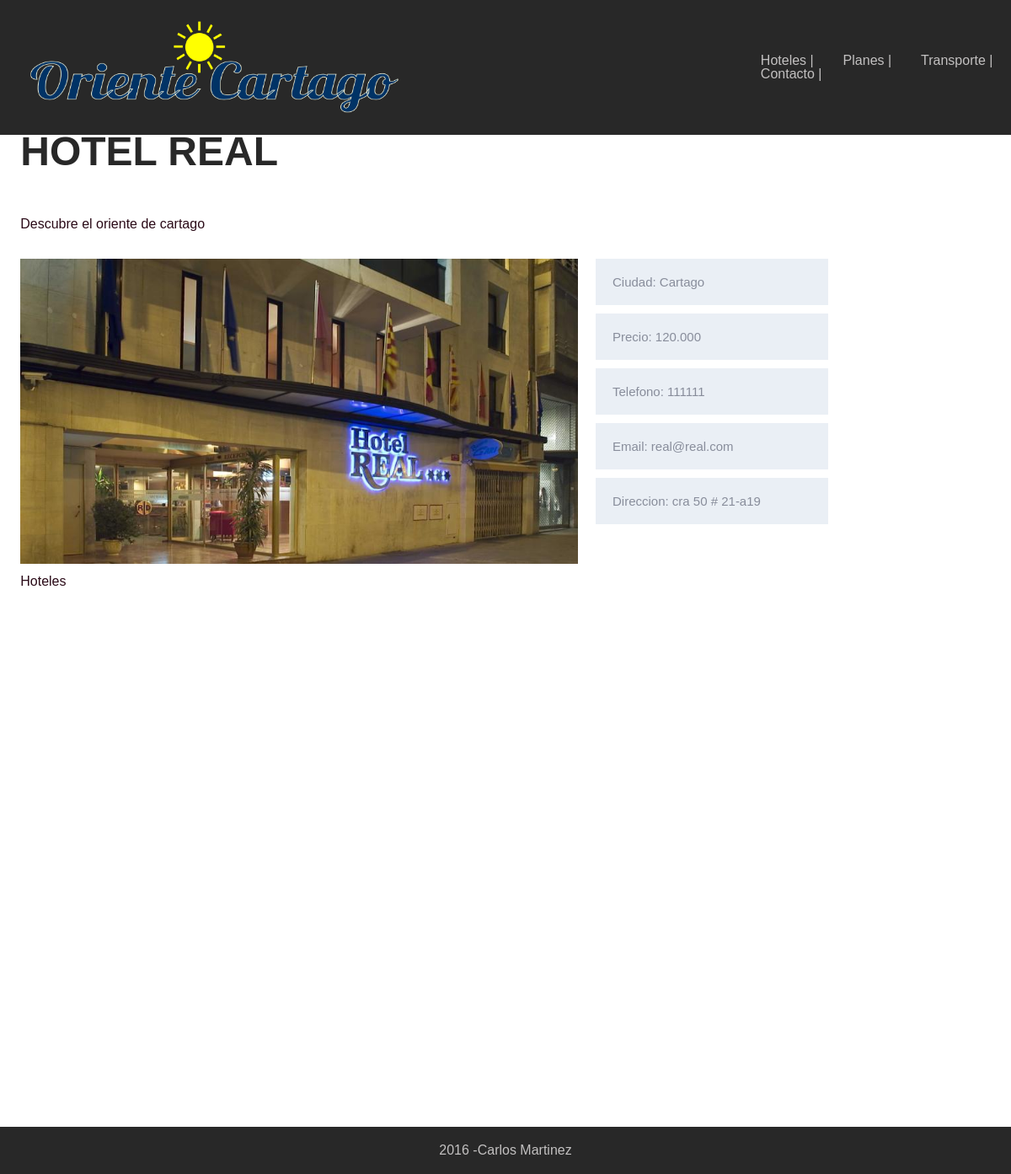
Page /hotel/2/ on the committed database.
### hotels/models.py (models this page shows)
class Hotel(models.Model):
	name = models.CharField(max_length=255)
	description = models.CharField(max_length=255)
	city = models.CharField(max_length=255)
	phone = models.IntegerField(unique=True)
	email = models.EmailField(max_length=255)
	address = models.CharField(max_length=255)
	price = models.DecimalField(max_digits=6, decimal_places=3)
	image = models.ImageField(blank=True)

### hotels/views.py (the view)
# urls.py: url(r'^hotel/(?P<pk>[0-9]+)/$', views.hotel_detail)
def hotel_detail(request, pk):
	hotel = get_object_or_404(Hotel, pk=pk)
	template = loader.get_template('hotel_detail.html')
	context = {
		'hotel': hotel
	}
	return HttpResponse(template.render(context, request))

### templates/hotel_detail.html (shortened to what this page needs)
{% load staticfiles %}
<!DOCTYPE html>
<html lang="en">
<head>
	{% load staticfiles %}
	<link rel="stylesheet" href="{% static 'css/style.css' %}">
</head>
<body>
	<header>
		<div class="container">
			<nav class="row between middle">
				<div class="col-4">
					<a href="/">
						<img src="{% static 'assets/cartago1.png' %}">
					</a>
				</div>
				<div class="col-3 end">
					<ul class="row between">
						<li class="col">
							<a href="{% url 'hotels.views.hotels' %}">Hoteles </a> |
						</li>
						<li class="col">
							<a href="{% url 'plans.views.plans' %}">Planes</a> |
						</li>
						<li class="col">
							<a href="{% url 'transports.views.transports' %}">Transporte</a> |
						</li>
						<li class="col">
							<a href="{% url 'contacts.views.new_contact' %}">Contacto</a> |
						</li>
					</ul>
				</div>
			</nav>
		</div>
	</header>
	<section class="full-height">
		<div class="container">
			<div class="row">
					<h2 class="col-12">{{ hotel.name }}</h2>
					<p class="col-12">{{ hotel.description }}</p>
			</div>
            <div class="row">
                <div class="col-7">
                	<img src="{{ hotel.image.url }}" alt="">
                </div>
                <div class="col-3">
                	<div class="row">
                		<div class="col-12 info">
                			Ciudad: {{ hotel.city}}
                		</div>
                		<div class="col-12 info">
                			Precio: {{ hotel.price}}
                		</div>
                		<div class="col-12 info">
                			Telefono: {{ hotel.phone}}
                		</div>
                		<div class="col-12 info">
                			Email: {{ hotel.email}}
                		</div>
                		<div class="col-12 info">
                			Direccion: {{ hotel.address}}
                		</div>
                	</div>
                </div>
            </div>
            <div class="row">
               	<h3 class="col-12">
               		<a class="a_" href="{% url 'hotels.views.hotels' %}">Hoteles</a>
               	</h3>
            </div>
            <div class="row">
            	<iframe src="https://www.google.com/maps/embed?pb=!1m14!1m12!1m3!1d15904.56370959305!2d-75.91654270671657!3d4.745553527883959!2m3!1f0!2f0!3f0!3m2!1i1024!2i768!4f13.1!5e0!3m2!1ses!2sco!4v1457319613057" width="600" height="450" frameborder="0" style="border:0" allowfullscreen></iframe>
            </div>
		</div>
	</section>
	<footer>
		<div class="container">
			<div class="row center">
				2016 - <a href="https://twitter.com/CarlosAM_7" target="_blank">Carlos Martinez</a>
			</div>
		</div>
	</footer>
</body>
</html>

### static/css/style.css (style rules this page uses)
html, body { color: #282828; height: 100%; font-family: sans-serif; }

### static/css/reticula.css (style rules this page uses)
.container { margin-right: auto; margin-left: auto; padding-right: 2%; padding-left: 2%; max-width: 98%; }
.row { box-sizing: border-box; display: -webkit-flex; display: -ms-flexbox; display: -webkit-box; display: flex; -webkit-flex: 0 1 auto; -ms-flex: 0 1 auto; -webkit-box-flex: 0; flex: 0 1 auto; -webkit-flex-direction: row; -ms-flex-direction: row; -webkit-box-orient: horizontal; -webkit-box-direction: normal; flex-direction: row; -webkit-flex-wrap: wrap; -ms-flex-wrap: wrap; flex-wrap: wrap; margin-right: -1%; margin-left: -1%; }
.row + .row { margin-bottom: 10px; }
.col-0, .col-1, .col-2, .col-3, .col-4, .col-5, .col-6, .col-7, .col-8, .col-9, .col-10, .col-11, .col-12 { box-sizing: border-box; -webkit-flex: 0 0 auto; -ms-flex: 0 0 auto; -webkit-box-flex: 0; flex: 0 0 auto; padding-right: 1%; padding-left: 1%; }
.col-3 { -ms-flex-preferred-size: 25%; -webkit-flex-basis: 25%; flex-basis: 25%; max-width: 25%; }
.col-4 { -ms-flex-preferred-size: 33.333%; -webkit-flex-basis: 33.333%; flex-basis: 33.333%; max-width: 33.333%; }
.col-7 { -ms-flex-preferred-size: 58.333%; -webkit-flex-basis: 58.333%; flex-basis: 58.333%; max-width: 58.333%; }
.col-12 { -ms-flex-preferred-size: 100%; -webkit-flex-basis: 100%; flex-basis: 100%; max-width: 100%; }
.center { -webkit-justify-content: center; -ms-flex-pack: center; -webkit-box-pack: center; justify-content: center; text-align: center; }
.end { -webkit-justify-content: flex-end; -ms-flex-pack: end; -webkit-box-pack: end; justify-content: flex-end; text-align: end; }
.middle { -webkit-align-items: center; -ms-flex-align: center; -webkit-box-align: center; align-items: center; }
.between { -webkit-justify-content: space-between; -ms-flex-pack: justify; -webkit-box-pack: justify; justify-content: space-between; }

### static/css/sections.css (style rules this page uses)
.full-height { height: 100%; padding: 13% 0; }
.info { background-color: #eaeff5; color: #888d9b; padding: 20px; font-size: 15px; margin-bottom: 10px; }

### static/css/editorial.css (style rules this page uses)
h2 { font-size: 48px; text-transform: uppercase; font-weight: 700; margin-bottom: 30px; }
p { color: #2b0b18; padding: 2%; }
iframe { padding: 10%; }
a { text-decoration: none; color: #c3c1c1; }
.a_ { color: #2b0b18; }

### static/css/layout.css (style rules this page uses)
header, footer { background-color: #282828; position: fixed; padding: 20px 0; box-sizing: border-box; color: #c3c1c1; width: 100%; }
header { top: 0; }
footer { bottom: 0; }
header img { width: 450px; display: block; }
img { width: 100%; }
footer, footer a { text-align: center; bottom: 0; }

### rows in the picture
Hotel: name "HOTEL REAL", description "Descubre el oriente de cartago", image (picture), city "Cartago", price "120.000", phone "111111", email "real@real.com", address "cra 50 # 21-a19"
